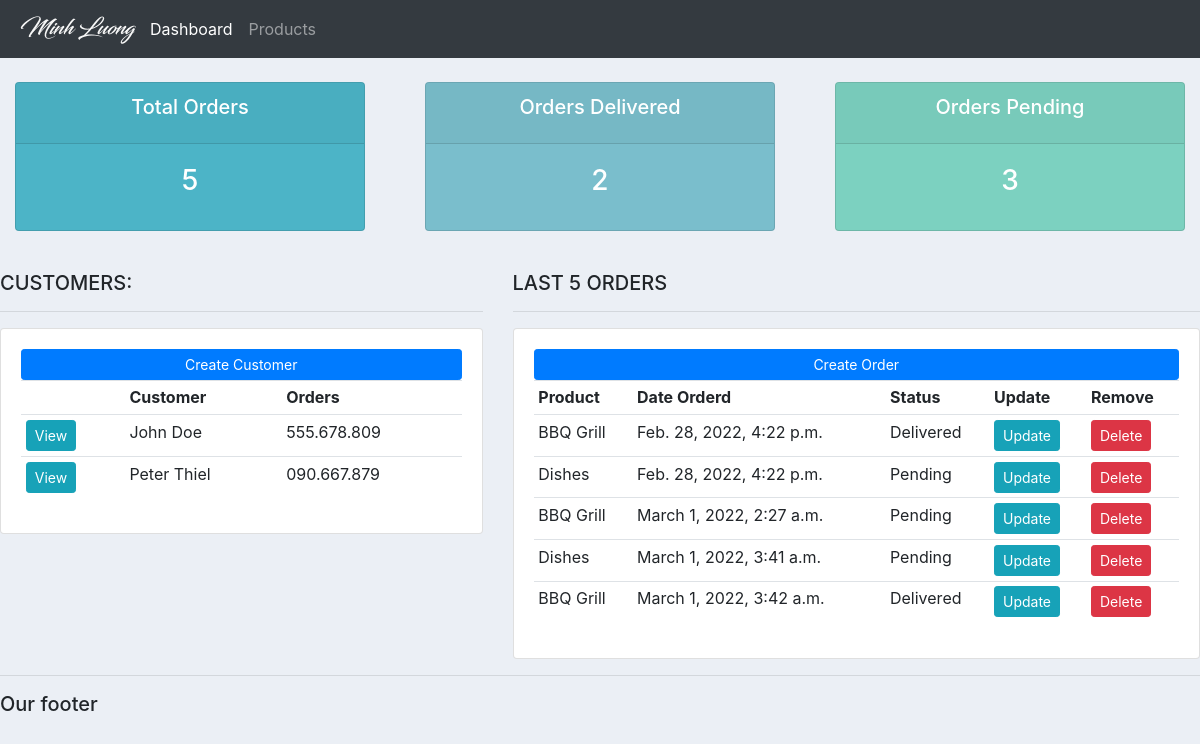
Before: / with the older database file.
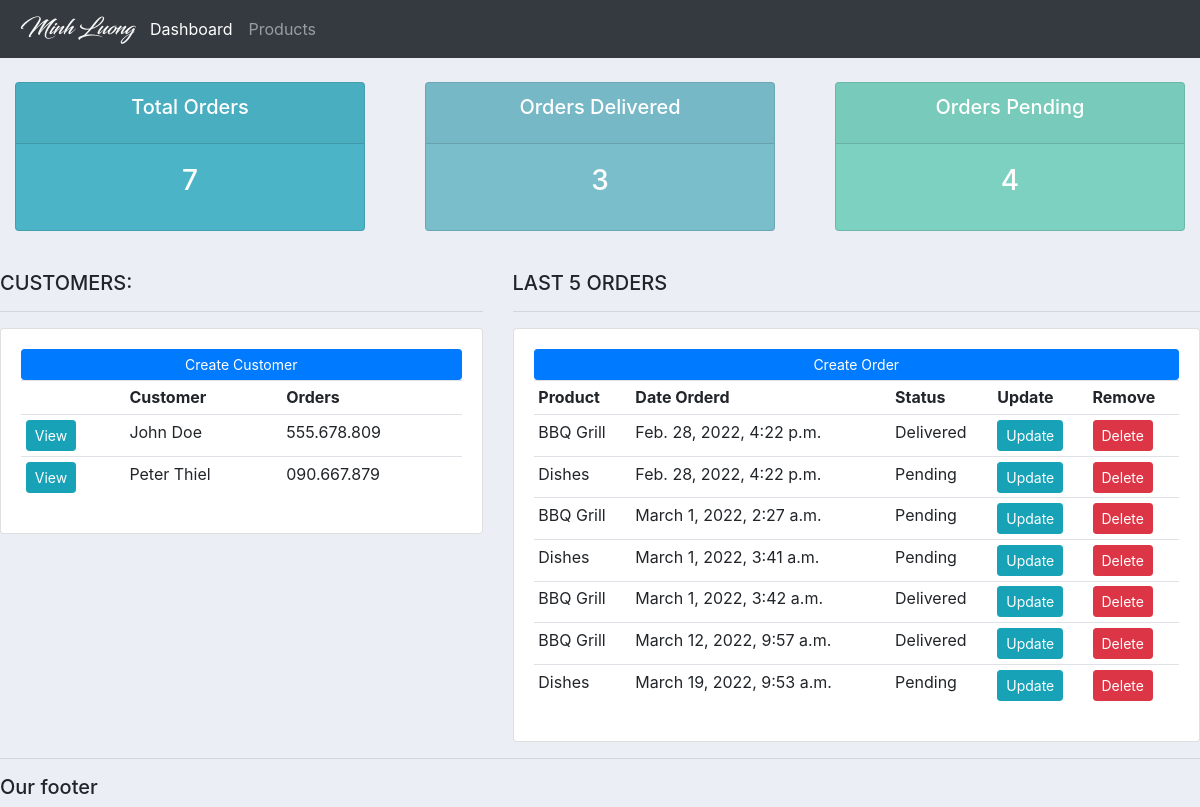
After: the same page with the newer database file.
### accounts/models.py (models this page shows, shortened)
class Customer(models.Model):
    name = models.CharField(max_length=200, null = True)
    phone = models.CharField(max_length=200, null = True)
    email = models.CharField(max_length=200, null = True)
    date_created = models.DateTimeField(auto_now_add=True)

class Order(models.Model):
    STATUS = (
        ('Pending', 'Pending'),
        ('Out for delivery', 'Out for delivery'),
        ('Delivered', 'Delivered')
    )
    customer = models.ForeignKey(Customer, null = True, on_delete = models.SET_NULL)
    product = models.ForeignKey(Product, null = True, on_delete = models.SET_NULL)
    date_created = models.DateTimeField(auto_now_add=True)
    status = models.CharField(max_length=200, null = True, choices=STATUS)

class Product(models.Model):
    CATEGORY = (('Indoor', 'Indoor'), ('Out Door', 'Out Door'))
    name = models.CharField(max_length=200, null = True)
    price = models.FloatField(null=True)
    category = models.CharField(max_length=200, null = True, choices = CATEGORY)
    description = models.CharField(max_length=200, null = True, blank=True)
    date_created = models.DateTimeField(auto_now_add=True)
    tag = models.ManyToManyField(Tag)
    def __str__(self):
        return self.name

### accounts/views.py (the view)
# urls.py: path('', views.home, name = 'home'),
def home(request):
	orders = Order.objects.all()
	customers = Customer.objects.all()
	total_customers = customers.count()
	total_orders = orders.count()
	delivered = orders.filter(status='Delivered').count()
	pending = orders.filter(status='Pending').count()
	context = {'orders':orders, 'customers':customers,
	'total_orders':total_orders,'delivered':delivered,
	'pending':pending }
	return render(request, 'accounts/dashboard.html', context)

### accounts/templates/accounts/dashboard.html
{% extends 'accounts/main.html' %}
{% block content%}
{% include 'accounts/status.html' %}
<br>
<div class="row">
	<div class="col-md-5">
		<h5>CUSTOMERS:</h5>
		<hr>
		<div class="card card-body">
			<a class="btn btn-primary  btn-sm btn-block" href="">Create Customer</a>
			<table class="table table-sm">
				<tr>
					<th></th>
					<th>Customer</th>
					<th>Orders</th>
				</tr>
				{% for customer in customers %}
					<tr>
						<td><a class="btn btn-sm btn-info" href = "{% url 'customer' customer.id %}">View</a></td>
						<td>{{customer.name}}</td>
						<td>{{customer.phone}}</td>
					</tr>
				{% endfor %}
			</table>
		</div>
	</div>
	<div class="col-md-7">
		<h5>LAST 5 ORDERS</h5>
		<hr>
		<div class="card card-body">
			<a class="btn btn-primary  btn-sm btn-block" href="{% url 'create_order' %}">Create Order</a>
			<table class="table table-sm">
				<tr>
					<th>Product</th>
					<th>Date Orderd</th>
					<th>Status</th>
					<th>Update</th>
					<th>Remove</th>
				</tr>
				{% for order in orders %}
					<tr>
						<td>{{order.product}}</td>
						<td>{{order.date_created}}</td>
						<td>{{order.status}}</td>
						<td><a class="btn btn-sm btn-info" href="{% url 'update_order' order.id %}">Update</a></td>
						<td><a class="btn btn-sm btn-danger" href="{% url 'delete_order' order.id %}">Delete</a></td>
					</tr>
				{% endfor %}
			</table>
		</div>
	</div>
</div>
{% endblock %}

### accounts/templates/accounts/main.html (shortened to what this page needs)
{% load static %}
<!DOCTYPE html>
<html lang="en">
<head>
    <link rel="stylesheet" href="https://cdn.jsdelivr.net/npm/bootstrap@4.3.1/dist/css/bootstrap.min.css">
    <link rel="stylesheet" type="text/css" href="{% static '/css/main.css' %}">
</head>
<body>
    {% include 'accounts/navbar.html' %}
    {%  block content %}
    {% endblock %}
    <hr>
    <h5>Our footer</h5>
</body>
</html>

### accounts/templates/accounts/navbar.html (shortened to what this page needs)
{% load static %}
<nav class="navbar navbar-expand-lg navbar-dark bg-dark">
    <img src="{% static 'images/minh luong.png' %}">
    <div class="collapse navbar-collapse" id="navbarNav">
      <ul class="navbar-nav">
        <li class="nav-item active">
          <a class="nav-link" href="{% url 'home' %}">Dashboard</a>
        </li>
        <li class="nav-item">
          <a class="nav-link" href="{% url 'products' %}">Products</a>
        </li>
      </ul>
    </div>
  </nav>

### accounts/templates/accounts/status.html
<br>
<div class="row">
	<div class="col">
		<div class="col-md">
			<div class="card text-center text-white  mb-3" id="total-orders">
			  	<div class="card-header">
			  		<h5 class="card-title">Total Orders</h5>
			  	</div>
			  	<div class="card-body">
			    	<h3 class="card-title">{{total_orders}}</h3>
			  	</div>
			</div>
		</div>
	</div>
	<div class="col">
		<div class="col-md">
			<div class="card text-center text-white  mb-3" id="orders-delivered">
			  	<div class="card-header">
			  		<h5 class="card-title">Orders Delivered</h5>
			  	</div>
			  	<div class="card-body">
			    	<h3 class="card-title">{{delivered}}</h3>
			  	</div>
			</div>
		</div>
	</div>
	<div class="col">
		<div class="col-md">
			<div class="card text-center text-white  mb-3" id="orders-pending">
			  	<div class="card-header">
			  		<h5 class="card-title">Orders Pending</h5>
			  	</div>
			  	<div class="card-body">
			    	<h3 class="card-title">{{pending}}</h3>
			  	</div>
			</div>
		</div>
	</div>
</div>

### static/css/main.css (style rules this page uses)
body { background-color: #ebeff5; }
#total-orders { background-color: #4cb4c7; }
#orders-delivered { background-color: #7abecc; }
#orders-pending { background-color: #7CD1C0; }

Changed rows visible on the page:
added Order: product "BBQ Grill", date_created "March 12, 2022, 9:57 a.m.", status "Delivered"
added Order: product "Dishes", date_created "March 19, 2022, 9:53 a.m.", status "Pending"
Other visible differences:
{{ total_orders }}: "5" → "7"
{{ delivered }}: "2" → "3"
{{ pending }}: "3" → "4"
